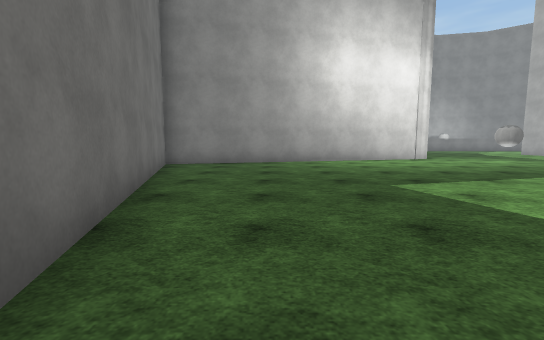
View 1 (above)

24 first-person views from a walk through a Unity game level. The camera is 1.3 m above the floor, tilts 6° down and sees 90° across. The floor is counted in squares, 2 m on a side. Each view is taken from the middle of a square. On the plan, view 1 faces up. The plan holds only what a view shows up to about 9 squares ahead; the rest is blank. The place goes on beyond the plan. The player is left out. Surface patterns are stand-ins for the level's own textures.

View 2
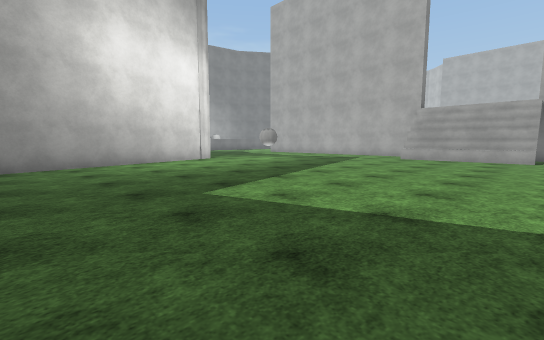

View 3
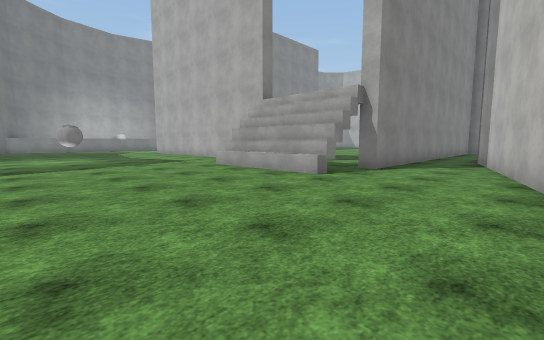

View 4
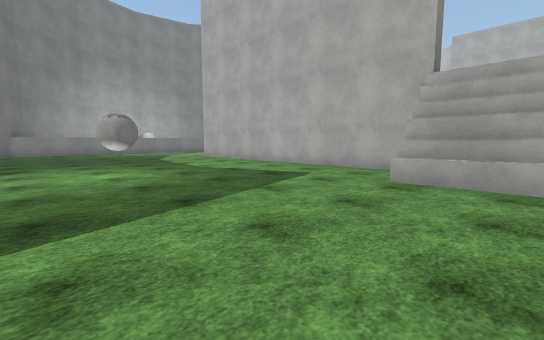

View 5
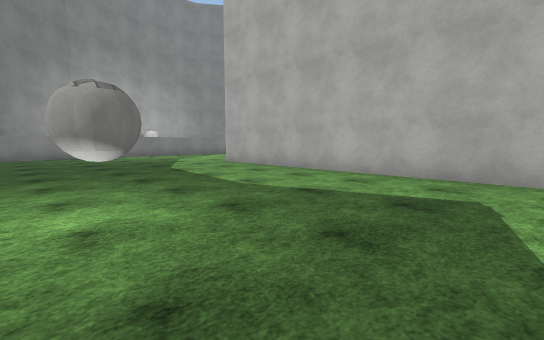

View 6
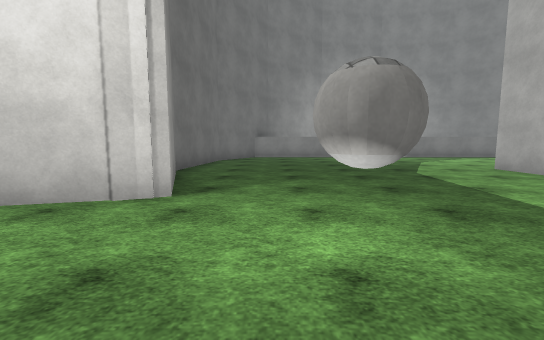

View 7
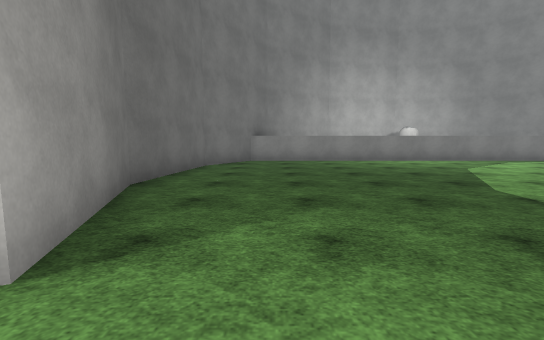

View 8
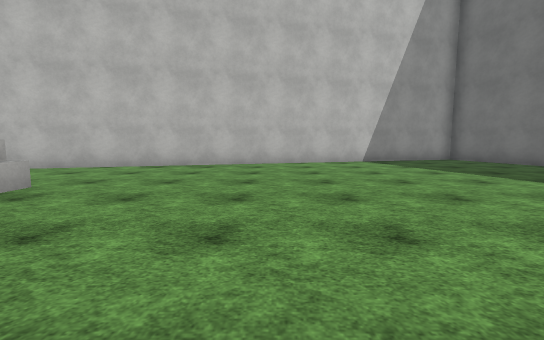

View 9
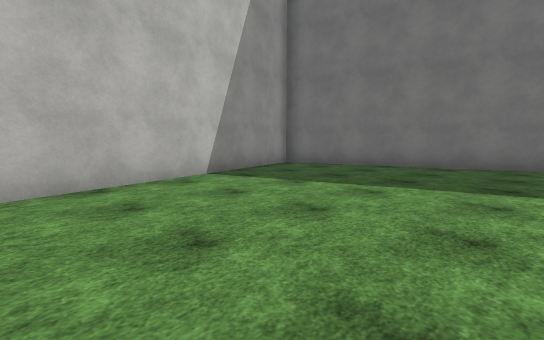

View 10
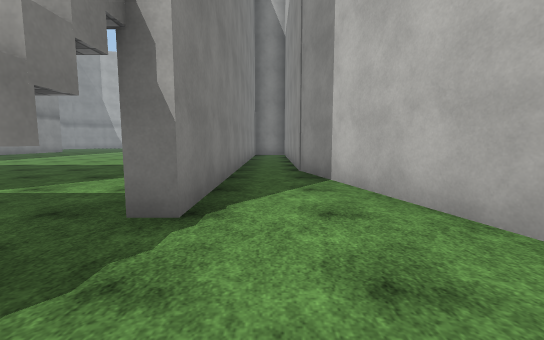

View 11
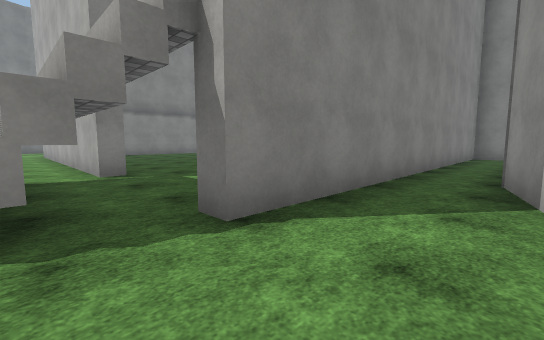

View 12
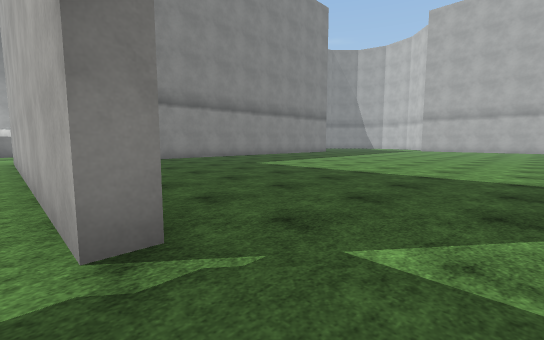

View 13
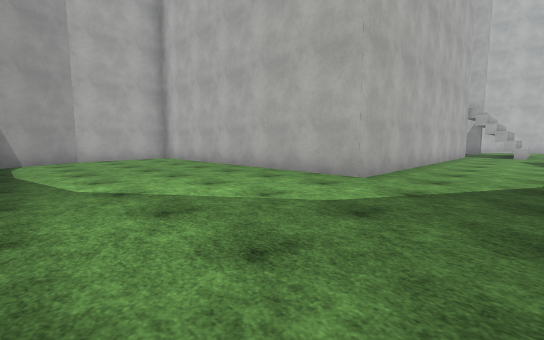

View 14
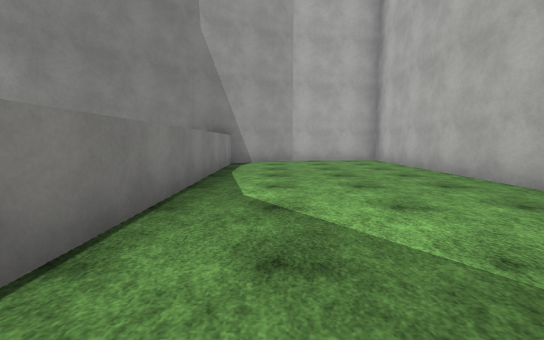

View 15
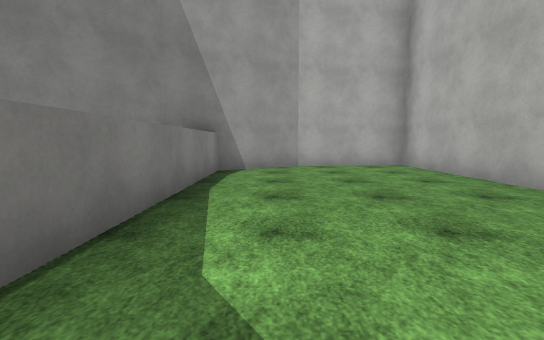

View 16
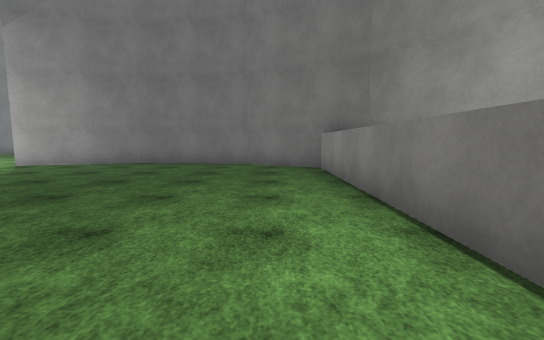

View 17
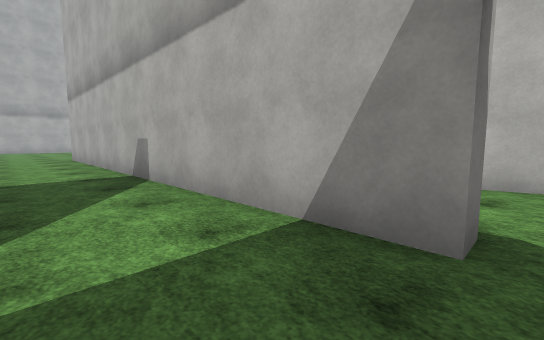

View 18
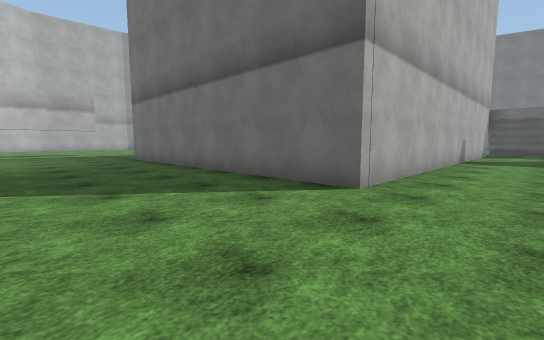

View 19
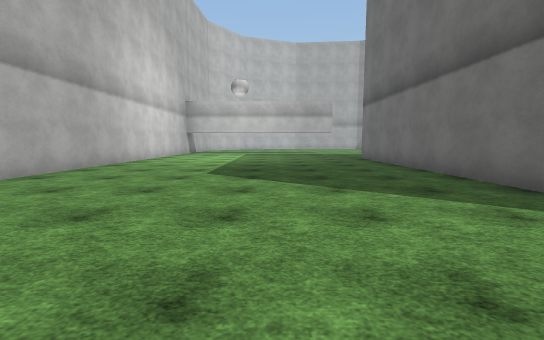

View 20
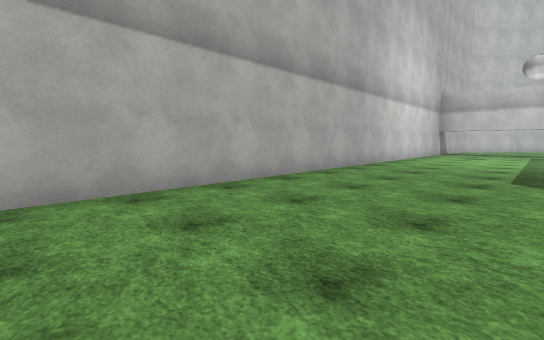

View 21
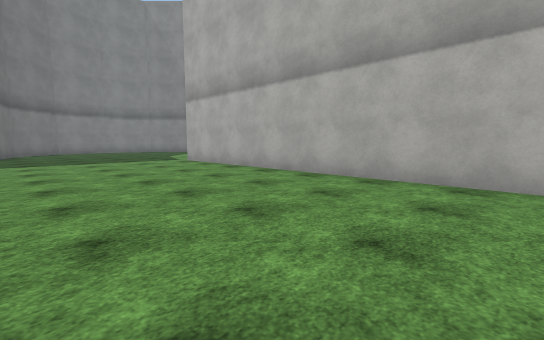

View 22
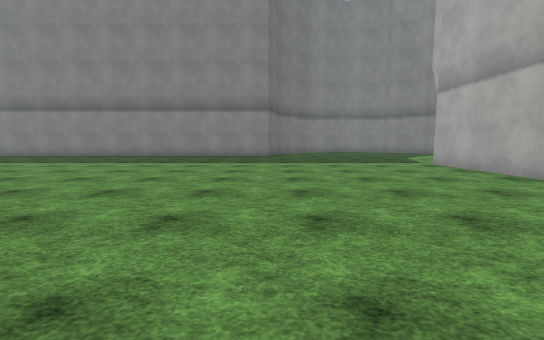

View 23
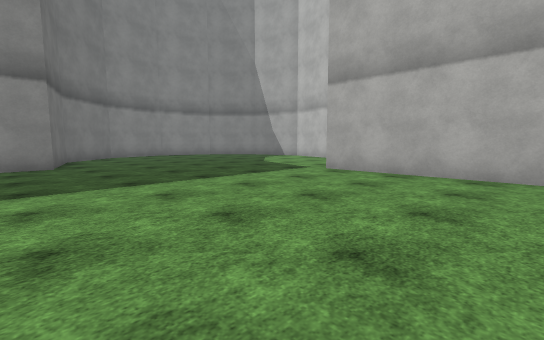

View 24
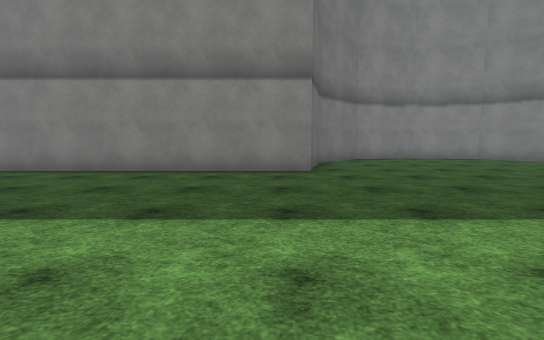

### Floor plan
Points are (right, up) in squares from view 1. A wall is a line through its corners. A room is listed if a view was taken in it or the views show most of it. See-through windows are left out.
Room 1 (views 1, 2, 3, 4, 5, 6, 7, 8, 9, 10, 11, 13, 14, 15, 16)
walls: (5.8, 10.1) (-3, 7.7) (0.6, -4.8) (16, -0.6) (18.8, -0.6); (12.3, 4.7) (12.3, 13.4) (20.5, 13.4) (20.1, 16.3) (19.1, 18.2) (6.3, 18.2) (5.2, 16.3) (4.9, 13.1) (5.8, 10.2) (5.1, 9.9); (10.8, 1.1) (10.8, 4.8); (11, 1.1) (11, 4.8); (11.4, 1.2) (10.4, 1.2); (22, 0.8) (12.3, 0.8) (12.3, 1.2)
low walls: (10.4, 1.2) (10.4, 4.8)
ways out: opening at (11.5, 5.5) to room 2; opening at (12, 1) to room 2
objects: white ball (8, 9)
Room 2 (views 12, 17, 18, 19, 20, 21, 22, 23, 24)
walls: (12.8, 4.7) (12.3, 4.7); (12.3, 1.2) (23.5, 1.2) (23.5, -6.4); (28.2, 16) (27.5, 15.3) (26.8, 13) (20, 13); (31.6, -6.3) (31.6, 8.7)
ways out: opening at (11.5, 5.5) to room 1; opening at (12, 1) to room 1

Where each view was taken, in squares from view 1:
view 1: 0 up, 0 right, facing up
view 2: 1 up, 0 right, facing up-right
view 3: 2 down, 6 right, facing up-right
view 4: 3 up, 6 right, facing up-right
view 5: 6 up, 7 right, facing up-right
view 6: 7 up, 7 right, facing up
view 7: 9 up, 7 right, facing up
view 8: 5 up, 7 right, facing down
view 9: 1 up, 7 right, facing down-left
view 10: 0 up, 10 right, facing right
view 11: 1 down, 11 right, facing up-right
view 12: 3 up, 12 right, facing up-right
view 13: 18 up, 10 right, facing down-right
view 14: 17 up, 11 right, facing right
view 15: 17 up, 13 right, facing right
view 16: 17 up, 13 right, facing left
view 17: 3 up, 12 right, facing down-right
view 18: 3 up, 27 right, facing down-left
view 19: 3 up, 27 right, facing down
view 20: 3 up, 28 right, facing down-right
view 21: 0 up, 27 right, facing up-right
view 22: 1 up, 27 right, facing up
view 23: 5 up, 26 right, facing up-right
view 24: 7 up, 26 right, facing up
